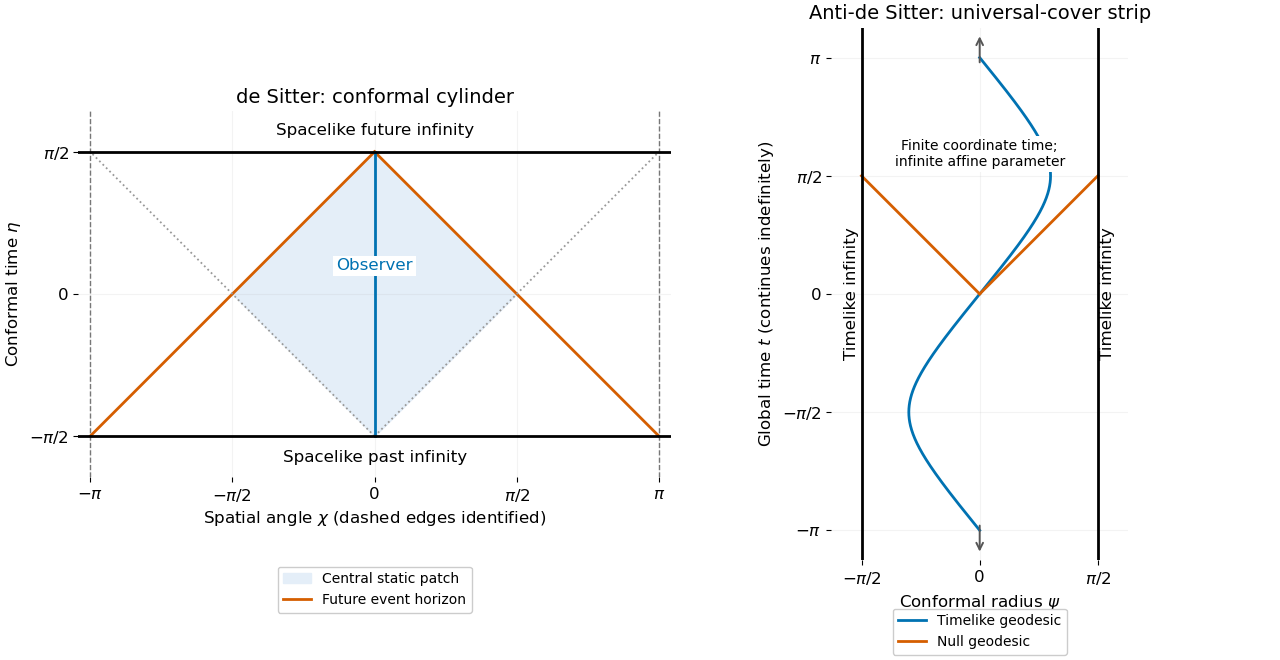

Generate this figure with Python:
"""Draw two conformal geometries; output the same-basename PNG in cwd."""

from pathlib import Path

import matplotlib

matplotlib.use("Agg")
import matplotlib.pyplot as plt
import numpy as np


def main():
    plt.rcParams.update({"font.size": 12, "axes.titlesize": 14})
    fig, axes = plt.subplots(1, 2, figsize=(12.8, 6.6), dpi=100, layout="constrained")
    ds, ads = axes
    eta = np.linspace(-np.pi / 2, np.pi / 2, 600)
    halfwidth = np.pi / 2 - np.abs(eta)
    ds.fill_betweenx(eta, -halfwidth, halfwidth, color="#e4eef8", label="Central static patch")
    for sign in (-1, 1):
        ds.plot(sign * (np.pi / 2 - eta), eta, color="#d55e00", linewidth=2, label="Future event horizon" if sign == 1 else None)
        ds.plot(sign * (np.pi / 2 + eta), eta, color="#999999", linestyle=":", linewidth=1.3)
        ds.axvline(sign * np.pi, color="#777777", linestyle="--", linewidth=1)
    ds.plot(np.zeros_like(eta), eta, color="#0072b2", linewidth=2)
    ds.axhline(np.pi / 2, color="black", linewidth=2)
    ds.axhline(-np.pi / 2, color="black", linewidth=2)
    ds.text(0, np.pi / 2 + 0.15, "Spacelike future infinity", ha="center", va="bottom")
    ds.text(0, -np.pi / 2 - 0.15, "Spacelike past infinity", ha="center", va="top")
    ds.text(0, 0.26, "Observer", color="#0072b2", ha="center", bbox={"facecolor": "white", "edgecolor": "none", "pad": 2})
    ds.set(xlim=(-np.pi - 0.13, np.pi + 0.13), ylim=(-np.pi / 2 - 0.45, np.pi / 2 + 0.45), xlabel=r"Spatial angle $\chi$ (dashed edges identified)", ylabel=r"Conformal time $\eta$")
    ds.set_xticks([-np.pi, -np.pi / 2, 0, np.pi / 2, np.pi], [r"$-\pi$", r"$-\pi/2$", "0", r"$\pi/2$", r"$\pi$"])
    ds.set_yticks([-np.pi / 2, 0, np.pi / 2], [r"$-\pi/2$", "0", r"$\pi/2$"])
    ds.set_title("de Sitter: conformal cylinder")
    ds.legend(loc="lower center", bbox_to_anchor=(0.5, -0.39), fontsize=10, framealpha=1)
    ds.set_aspect("equal")

    tau = np.linspace(-np.pi, np.pi, 900)
    energy = 1.7
    amplitude = np.sqrt(energy**2 - 1)
    psi = np.arctan(amplitude * np.sin(tau))
    time = np.unwrap(np.arctan2(energy * np.sin(tau), np.cos(tau)))
    ads.plot(psi, time, color="#0072b2", linewidth=2, label="Timelike geodesic")
    ads.plot([0, np.pi / 2], [0, np.pi / 2], color="#d55e00", linewidth=2, label="Null geodesic")
    ads.plot([0, -np.pi / 2], [0, np.pi / 2], color="#d55e00", linewidth=2)
    for sign in (-1, 1):
        ads.axvline(sign * np.pi / 2, color="black", linewidth=2)
        ads.text(sign * (np.pi / 2 + 0.13), 0, "Timelike infinity", rotation=90, ha="center", va="center")
        ads.annotate("", xy=(0, sign * (np.pi + 0.32)), xytext=(0, sign * (np.pi - 0.1)), arrowprops={"arrowstyle": "->", "color": "#555555", "lw": 1.4})
    ads.text(0, np.pi / 2 + 0.13, "Finite coordinate time;\ninfinite affine parameter", ha="center", fontsize=10, bbox={"facecolor": "white", "edgecolor": "none", "pad": 2})
    ads.set(xlim=(-np.pi / 2 - 0.4, np.pi / 2 + 0.4), ylim=(-np.pi - 0.4, np.pi + 0.4), xlabel=r"Conformal radius $\psi$", ylabel=r"Global time $t$ (continues indefinitely)")
    ads.set_xticks([-np.pi / 2, 0, np.pi / 2], [r"$-\pi/2$", "0", r"$\pi/2$"])
    ads.set_yticks([-np.pi, -np.pi / 2, 0, np.pi / 2, np.pi], [r"$-\pi$", r"$-\pi/2$", "0", r"$\pi/2$", r"$\pi$"])
    ads.set_title("Anti-de Sitter: universal-cover strip")
    ads.legend(loc="lower center", bbox_to_anchor=(0.5, -0.19), fontsize=10, framealpha=1)
    ads.set_aspect("equal")
    for axis in axes:
        axis.grid(alpha=0.15)
        for spine in axis.spines.values():
            spine.set_visible(False)
    fig.savefig(Path(__file__).with_suffix(".png").name, facecolor="white", transparent=False)
    plt.close(fig)


if __name__ == "__main__":
    main()
